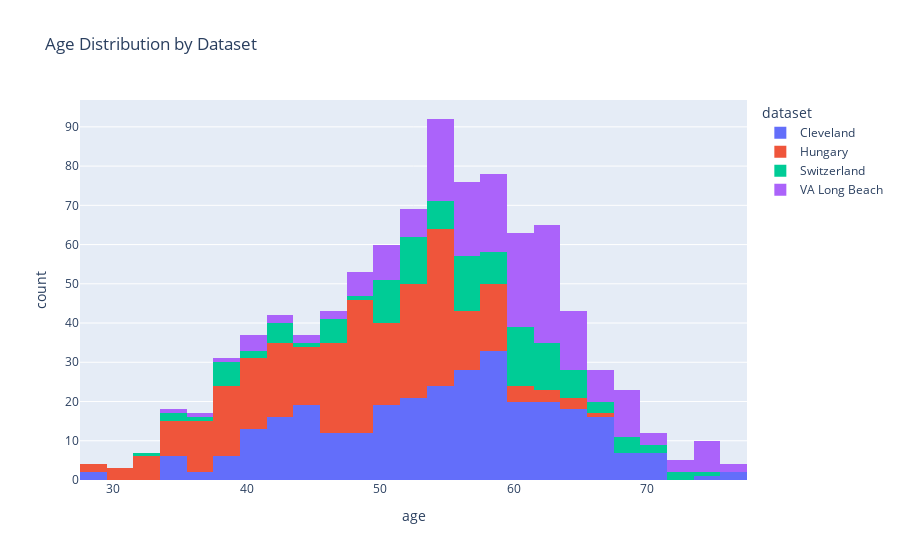

Notebook cell for this chart:
### Code cell
# make a plot of age column using plotly and cooring by dataset column
fig = px.histogram(df, x='age', color='dataset', nbins=30, title='Age Distribution by Dataset')
fig.show()

# print the mean median and mode of age column group by dataset column
df.groupby('dataset')['age'].agg(['mean', 'median', lambda x: x.mode()[0]]).rename(columns={'<lambda_0>': 'mode'})

### Figure 1 — Plotly figure (JSON) as saved in the notebook; plotly's stock layout.template omitted (floating-point values rounded to 4 significant figures; data arrays with more than 128 entries replaced by an {"elided": "..."} marker saying what was removed)
{"data": [{"bingroup": "x", "hovertemplate": "dataset=Cleveland<br>age=%{x}<br>count=%{y}<extra></extra>", "legendgroup": "Cleveland", "marker": {"color": "#636efa", "pattern": {"shape": ""}}, "name": "Cleveland", "nbinsx": 30, "orientation": "v", "showlegend": true, "type": "histogram", "x": {"elided": "304 int values"}, "xaxis": "x", "yaxis": "y"}, {"bingroup": "x", "hovertemplate": "dataset=Hungary<br>age=%{x}<br>count=%{y}<extra></extra>", "legendgroup": "Hungary", "marker": {"color": "#EF553B", "pattern": {"shape": ""}}, "name": "Hungary", "nbinsx": 30, "orientation": "v", "showlegend": true, "type": "histogram", "x": {"elided": "293 int values"}, "xaxis": "x", "yaxis": "y"}, {"bingroup": "x", "hovertemplate": "dataset=Switzerland<br>age=%{x}<br>count=%{y}<extra></extra>", "legendgroup": "Switzerland", "marker": {"color": "#00cc96", "pattern": {"shape": ""}}, "name": "Switzerland", "nbinsx": 30, "orientation": "v", "showlegend": true, "type": "histogram", "x": [32, 34, 35, 36, 38, 38, 38, 38, 38, 38, 40, 41, 42, 42, 43, 43, 43, 45, 46, 46, 47, 47, 47, 47, 48, 50, 50, 50, 50, 51, 51, 51, 51, 51, 51, 51, 52, 52, 52, 52, 53, 53, 53, 53, 53, 53, 53, 53, 54, 54, 54, 55, 55, 55, 55, 56, 56, 56, 56, 56, 56, 56, 56, 57, 57, 57, 57, 57, 57, 58, 58, 58, 59, 59, 59, 59, 59, 60, 60, 60, 60, 60, 60, 61, 61, 61, 61, 61, 61, 61, 61, 61, 62, 62, 62, 62, 62, 62, 62, 63, 63, 63, 63, 63, 64, 64, 64, 65, 65, 65, 65, 66, 66, 67, 68, 68, 69, 69, 70, 70, 72, 73, 74], "xaxis": "x", "yaxis": "y"}, {"bingroup": "x", "hovertemplate": "dataset=VA Long Beach<br>age=%{x}<br>count=%{y}<extra></extra>", "legendgroup": "VA Long Beach", "marker": {"color": "#ab63fa", "pattern": {"shape": ""}}, "name": "VA Long Beach", "nbinsx": 30, "orientation": "v", "showlegend": true, "type": "histogram", "x": {"elided": "200 int values"}, "xaxis": "x", "yaxis": "y"}], "layout": {"barmode": "relative", "legend": {"title": {"text": "dataset"}, "tracegroupgap": 0}, "title": {"text": "Age Distribution by Dataset"}, "xaxis": {"anchor": "y", "domain": [0, 1], "title": {"text": "age"}}, "yaxis": {"anchor": "x", "domain": [0, 1], "title": {"text": "count"}}}}
